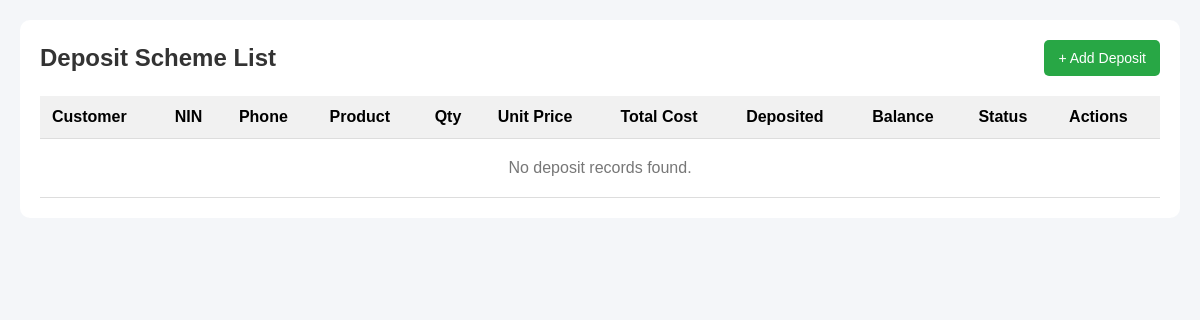
The page /deposit-schemes/ (signed in) on the database as committed earlier.
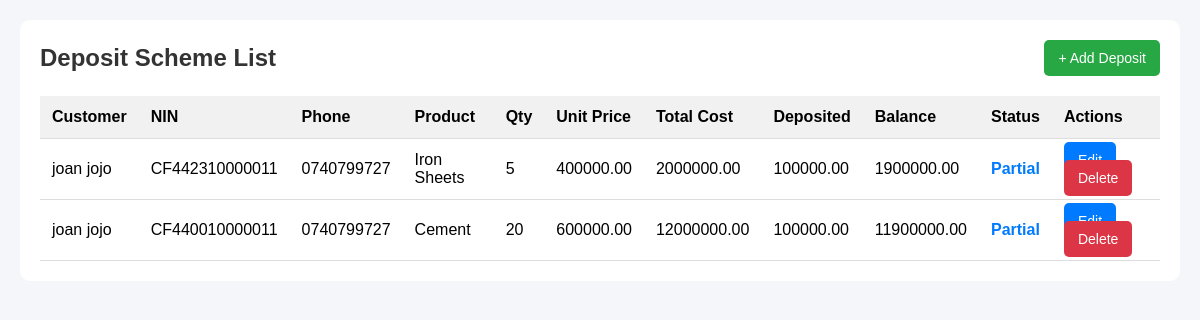
The same page on the database as committed later.
### nyondo_app/models.py (models this page shows, shortened)
class DepositScheme(models.Model):
    customer_name = models.CharField(max_length=100)
    nin_number = models.CharField(max_length=20, unique=True)
    phone_number = models.CharField(
        max_length=15,
        validators=[
            RegexValidator(
                r'^(?:\+256|0)[0-9]{9}$',
                "Enter a valid Ugandan phone number."
            )
        ]
    )
    PRODUCT_CHOICES = [
        ("Cement", "Cement"),
        ("Iron Sheets", "Iron Sheets"),
        ("Iron Bars", "Iron Bars"),
    ]
    product_name = models.CharField(max_length=50, choices=PRODUCT_CHOICES)
    unit_price = models.DecimalField(max_digits=12, decimal_places=2, validators=[MinValueValidator(0)])
    quantity = models.PositiveIntegerField(default=1)
    amount_deposited = models.DecimalField(max_digits=12, decimal_places=2, default=0)
    registration_date = models.DateTimeField(auto_now_add=True)
    updated_at = models.DateTimeField(auto_now=True)
    @property
    def total_cost(self):
        return self.unit_price * self.quantity
    @property
    def balance(self):
        return max(self.total_cost - self.amount_deposited, 0)
    @property
    def status(self):
        if self.balance <= 0:
            return "Cleared"
        elif self.amount_deposited > 0:
            return "Partial"
        return "Pending"

### nyondo_app/views.py (the view)
# urls.py: path("deposit-schemes/", views.deposit_list, name="deposit_list"),
@login_required
def deposit_list(request):
    deposits = DepositScheme.objects.all().order_by("-registration_date")
    context = {
        "deposits": deposits
    }
    return render(
        request,
        "nyondo/deposit_list.html",
        context
    )

### nyondo_app/templates/nyondo/deposit_list.html (shortened to what this page needs)
<!DOCTYPE html>
<html lang="en">
<head>
</head>
<body>
<div class="container">
    <div class="top-bar">
        <h2>Deposit Scheme List</h2>
        <a href="{% url 'add_deposit' %}" class="btn btn-add">
            + Add Deposit
        </a>
    </div>
    <table>
        <tr>
            <th>Customer</th>
            <th>NIN</th>
            <th>Phone</th>
            <th>Product</th>
            <th>Qty</th>
            <th>Unit Price</th>
            <th>Total Cost</th>
            <th>Deposited</th>
            <th>Balance</th>
            <th>Status</th>
            <th>Actions</th>
        </tr>
        {% for deposit in deposits %}
        <tr>
            <td>{{ deposit.customer_name }}</td>
            <td>{{ deposit.nin_number }}</td>
            <td>{{ deposit.phone_number }}</td>
            <td>{{ deposit.product_name }}</td>
            <td>{{ deposit.quantity }}</td>
            <td>{{ deposit.unit_price }}</td>
            <td>{{ deposit.total_cost }}</td>
            <td>{{ deposit.amount_deposited }}</td>
            <td>{{ deposit.balance }}</td>
            <td>
                {% if deposit.status == "Cleared" %}
                    <span class="status-cleared">
                        Cleared
                    </span>
                {% elif deposit.status == "Partial" %}
                    <span class="status-partial">
                        Partial
                    </span>
                {% else %}
                    <span class="status-pending">
                        Pending
                    </span>
                {% endif %}
            </td>
            <td>
                <a href="{% url 'edit_deposit' deposit.id %}" class="btn btn-edit">
                </a>
                <a href="{% url 'delete_deposit' deposit.id %}" class="btn btn-delete">
                    Delete
                </a>
            </td>
        </tr>
        {% empty %}
        <tr>
            <td colspan="11" class="empty">
                No deposit records found.
            </td>
        </tr>
        {% endfor %}
    </table>
</div>
</body>
</html>

### nyondo_app/templates/nyondo/deposit_list.html (style rules this page uses)
body { font-family: Arial, sans-serif; background: #f4f6f9; margin: 0; padding: 20px; }
.container { max-width: 1200px; margin: auto; background: #fff; padding: 20px; border-radius: 10px; }
.top-bar { display: flex; justify-content: space-between; align-items: center; margin-bottom: 20px; }
h2 { margin: 0; color: #333; }
.btn { padding: 10px 14px; text-decoration: none; border-radius: 5px; color: white; font-size: 14px; }
.btn-add { background: #28a745; }
.btn-edit { background: #007bff; }
.btn-delete { background: #dc3545; }
table { width: 100%; border-collapse: collapse; }
table th, table td { padding: 12px; border-bottom: 1px solid #ddd; text-align: left; }
table th { background: #f1f1f1; }
.status-partial { color: #007bff; font-weight: bold; }

Rows that differ between the two databases and show on the page:
added DepositScheme: customer_name "joan jojo", nin_number "CF442310000011", phone_number "0740799727", product_name "Iron Sheets", quantity "5", unit_price "400000.00", total_cost "2000000.00", amount_deposited "100000.00", balance "1900000.00", shows "Partial"
added DepositScheme: customer_name "joan jojo", nin_number "CF440010000011", phone_number "0740799727", product_name "Cement", quantity "20", unit_price "600000.00", total_cost "12000000.00", amount_deposited "100000.00", balance "11900000.00", shows "Partial"
Other text that changed with them:
text no longer shown: "No deposit records found."
